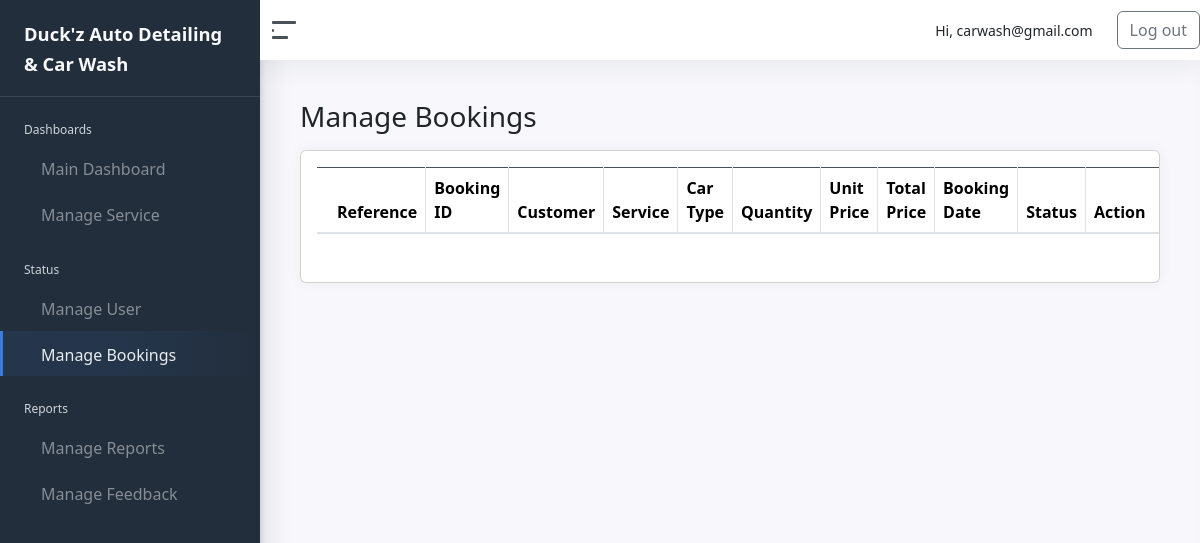
Before: /admin/manage_bookings.php (signed in) with the older database file.
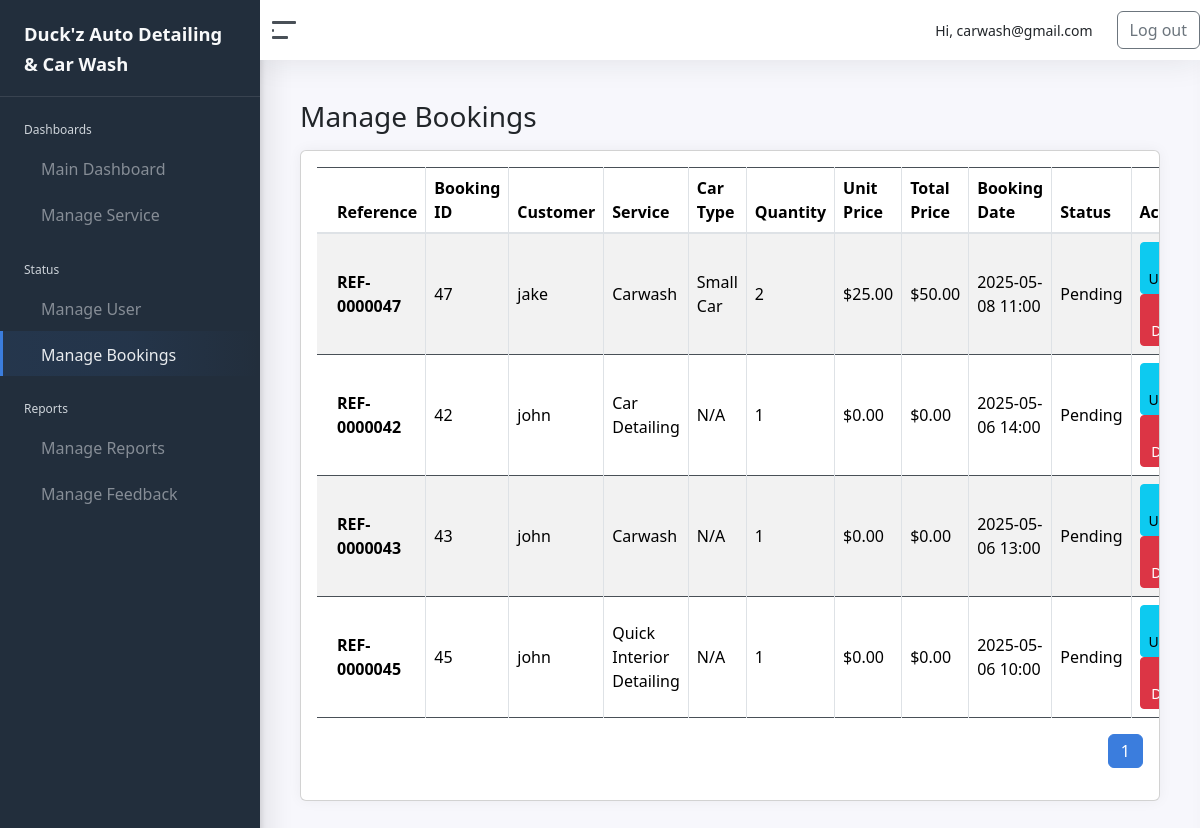
After: the same page with the newer database file.
### tables this page shows
CREATE TABLE `bookings` (
  `BookingID` int(11) NOT NULL,
  `CustomerID` int(11) NOT NULL,
  `ServiceID` int(11) NOT NULL,
  `BookingDate` datetime DEFAULT current_timestamp(),
  `StatusID` int(11) DEFAULT 1,
  `NumberOfCars` int(11) DEFAULT 1,
  `CarType` varchar(50) DEFAULT NULL,
  `CarQuantity` int(11) NOT NULL DEFAULT 1,
  `CarTypeID` int(11) NOT NULL
);

CREATE TABLE `customer` (
  `CustomerID` int(11) NOT NULL,
  `Username` varchar(50) NOT NULL,
  `EmailAddress` varchar(100) NOT NULL,
  `Age` int(11) DEFAULT NULL,
  `Password` varchar(255) NOT NULL,
  `ConfirmPassword` varchar(255) NOT NULL,
  `ProfilePicture` varchar(255) DEFAULT NULL,
  `ServiceID` int(11) DEFAULT NULL,
  `BookingDate` datetime DEFAULT NULL,
  `StatusID` int(11) DEFAULT 1,
  `is_google_user` tinyint(1) DEFAULT 0,
  `Status` enum('Active','Blocked') NOT NULL DEFAULT 'Active',
  `otp_code` varchar(6) DEFAULT NULL,
  `otp_expires_at` datetime DEFAULT NULL
);

CREATE TABLE `service` (
  `ServiceID` int(11) NOT NULL,
  `ServiceName` varchar(100) NOT NULL,
  `Description` text DEFAULT NULL,
  `ImagePath` varchar(255) DEFAULT NULL,
  `BasePrice` decimal(10,2) NOT NULL DEFAULT 0.00
);

CREATE TABLE `car_types` (
  `CarTypeID` int(11) NOT NULL,
  `TypeName` varchar(50) NOT NULL,
  `Description` varchar(255) DEFAULT NULL,
  `BasePrice` decimal(10,2) NOT NULL,
  `EstimatedDuration` int(11) NOT NULL COMMENT 'Duration in minutes'
);

CREATE TABLE `status` (
  `StatusID` int(11) NOT NULL,
  `StatusName` varchar(20) NOT NULL
);

### admin/includes/reference.php (called while the page is built)
<?php
function generateBookingReference($bookingID) {
    return 'REF-' . str_pad($bookingID, 7, '0', STR_PAD_LEFT);
}
?>

### admin/manage_bookings.php (the view, shortened to what this page needs)
<?php
require_once '../connection/conn.php';
require_once 'includes/reference.php';
$limit = 10;
$page = max((int)($_GET['page'] ?? 1), 1);
$offset = ($page - 1) * $limit;
$totalBookings = mysqli_fetch_assoc(mysqli_query($conn, "SELECT COUNT(*) AS total FROM bookings"))['total'];
$totalPages = ceil($totalBookings / $limit);
$query = "
    SELECT
        b.BookingID,
        b.BookingDate,
        b.StatusID,
        c.Username AS CustomerName,
        s.ServiceName,
        st.StatusName,
        ct.TypeName AS CarType,
        b.CarQuantity,
        ct.BasePrice,
        (b.CarQuantity * ct.BasePrice) AS TotalPrice
    FROM bookings b
    JOIN customer c ON b.CustomerID = c.CustomerID
    JOIN service s ON b.ServiceID = s.ServiceID
    JOIN status st ON b.StatusID = st.StatusID
    LEFT JOIN car_types ct ON b.CarTypeID = ct.CarTypeID
    ORDER BY b.BookingDate DESC
    LIMIT $limit OFFSET $offset
";
$result = mysqli_query($conn, $query);
?>
<!DOCTYPE html>
<html lang="en">
<?php include 'includes/head.php'; ?>
<body>
<div class="wrapper">
    <?php include 'includes/sidebar.php'; ?>
    <div class="main">
        <?php include 'includes/navbar.php'; ?>
        <main class="content">
            <div class="container-fluid p-0">
                <h1 class="h3 mb-3">Manage Bookings</h1>
                <div class="card">
                    <div class="card-body table-responsive">
                        <table class="table table-striped table-bordered">
                            <thead>
                                <tr>
                                    <th>Reference</th>
                                    <th>Booking ID</th>
                                    <th>Customer</th>
                                    <th>Service</th>
                                    <th>Car Type</th>
                                    <th>Quantity</th>
                                    <th>Unit Price</th>
                                    <th>Total Price</th>
                                    <th>Booking Date</th>
                                    <th>Status</th>
                                    <th>Action</th>
                                </tr>
                            </thead>
                            <tbody>
                                <?php while ($row = mysqli_fetch_assoc($result)) : ?>
                                    <tr>
                                        <td><strong><?= generateBookingReference($row['BookingID']); ?></strong></td>
                                        <td><?= $row['BookingID']; ?></td>
                                        <td><?= htmlspecialchars($row['CustomerName']); ?></td>
                                        <td><?= htmlspecialchars($row['ServiceName']); ?></td>
                                        <td><?= htmlspecialchars($row['CarType'] ?? 'N/A'); ?></td>
                                        <td><?= $row['CarQuantity']; ?></td>
                                        <td>$<?= number_format($row['BasePrice'] ?? 0, 2); ?></td>
                                        <td>$<?= number_format($row['TotalPrice'] ?? 0, 2); ?></td>
                                        <td><?= date('Y-m-d H:i', strtotime($row['BookingDate'])); ?></td>
                                        <td><?= htmlspecialchars($row['StatusName']); ?></td>
                                        <td>
                                            <button class="btn btn-info btn-sm" onclick="editBooking(<?= $row['BookingID']; ?>)" data-bs-toggle="modal" data-bs-target="#updateStatusModal">
                                                <i class="fa fa-edit"></i> Update
                                            </button>
                                            <button class="btn btn-danger btn-sm" onclick="setDeleteBookingID(<?= $row['BookingID']; ?>)" data-bs-toggle="modal" data-bs-target="#deleteBookingModal">
                                                <i class="fa fa-trash"></i> Delete
                                            </button>
                                        </td>
                                    </tr>
                                <?php endwhile; ?>
                            </tbody>
                        </table>
                        <div class="d-flex justify-content-end mt-3">
                            <nav>
                                <ul class="pagination">
                                    <?php for ($i = 1; $i <= $totalPages; $i++): ?>
                                        <li class="page-item <?= ($i == $page) ? 'active' : ''; ?>">
                                            <a class="page-link" href="?page=<?= $i; ?>"><?= $i; ?></a>
                                        </li>
                                    <?php endfor; ?>
                                </ul>
                            </nav>
                        </div>
                    </div>
                </div>
            </div>
        </main>
    </div>
</div>
<link href="https://cdn.jsdelivr.net/npm/bootstrap@5.3.3/dist/css/bootstrap.min.css" rel="stylesheet">
</body>
</html>

### admin/includes/head.php (shortened to what this page needs)
<head>
    <link rel="stylesheet" href="css/admin-style.css">
	<link href="css/app.css" rel="stylesheet">
	<link rel="stylesheet" type="text/css" href="css/datatables.min.css"/>
<link rel="stylesheet" href="https://cdnjs.cloudflare.com/ajax/libs/font-awesome/6.4.0/css/all.min.css">
<link href="https://cdn.jsdelivr.net/npm/bootstrap@5.3.0/dist/css/bootstrap.min.css" rel="stylesheet">
<link rel="stylesheet" href="https://cdnjs.cloudflare.com/ajax/libs/font-awesome/6.5.0/css/all.min.css">
<link href="https://cdn.jsdelivr.net/npm/bootstrap@5.3.0/dist/css/bootstrap.min.css" rel="stylesheet">
</head>

### admin/includes/sidebar.php (shortened to what this page needs)
	<nav id="sidebar" class="sidebar">
		<div class="sidebar-content js-simplebar">
			<a class="sidebar-brand" href="index.php">
        				<span class="align-middle">Duck'z Auto Detailing & Car Wash</span>
      			</a>
		<ul class="sidebar-nav">
			<li class="sidebar-header">
				Dashboards
			</li>
		<li class="sidebar-item <?php if(basename($_SERVER['PHP_SELF']) == 'dashboard.php'){echo 'active';} ?>">
			<a class="sidebar-link" href="dashboard.php">
					<span class="align-middle">Main Dashboard</span>
			</a>
		</li>
		<li class="sidebar-item <?php if(basename($_SERVER['PHP_SELF']) == 'manage_services.php'){echo 'active';} ?>" >
			<a class="sidebar-link" href="manage_services.php">
					<span class="align-middle">Manage Service</span>
          		</a>
			</li>
			<li class="sidebar-header">
				Status
			</li>
		<li class="sidebar-item <?php if(basename($_SERVER['PHP_SELF']) == 'manage_user.php'){echo 'active';} ?>">
			<a class="sidebar-link" href="manage_user.php">
					<span class="align-middle">Manage User</span>
          		</a>
		</li>
		<li class="sidebar-item <?php if(basename($_SERVER['PHP_SELF']) == 'manage_bookings.php'){echo 'active';} ?>">
			<a class="sidebar-link" href="manage_bookings.php">
					<span class="align-middle">Manage Bookings</span>
          		</a>
		</li>
			<li class="sidebar-header">
				Reports
			</li>
			<li class="sidebar-item <?php if(basename($_SERVER['PHP_SELF']) == 'manage_reports.php'){echo 'active';} ?>">
			<a class="sidebar-link" href="manage_reports.php">
					<span class="align-middle">Manage Reports</span>
          		</a>
		</li>
		<li class="sidebar-item <?php if(basename($_SERVER['PHP_SELF']) == 'manage_feedback.php'){echo 'active';} ?>">
			<a class="sidebar-link" href="manage_feedback.php">
					<span class="align-middle">Manage Feedback</span>
          		</a>
		</li>
		</ul>
	</div>
</nav>

### admin/includes/navbar.php (shortened to what this page needs)
<nav class="navbar navbar-expand navbar-light navbar-bg">
   <a class="sidebar-toggle d-flex">
      <i class="hamburger align-self-center"></i>
   </a>
   <div class="navbar-collapse collapse justify-content-end">
      <ul class="navbar-nav navbar-align d-flex align-items-center">
         <li class="nav-item me-3">
            <span class="nav-link text-dark">
               Hi, <?php echo $_SESSION["email"]; ?>
            </span>
         </li>
         <li class="nav-item">
            <a href="#" class="btn btn-outline-secondary" id="logout-btn">
               <i class='bx bx-log-out'></i> Log out
            </a>
         </li>
      </ul>
   </div>
</nav>

### admin/css/admin-style.css (style rules this page uses)
html { scroll-behavior: smooth; }
body { background-color: #f8f9fa; font-family: 'Segoe UI', Tahoma, Geneva, Verdana, sans-serif; color: #333; }
.content { max-height: 100vh; overflow-y: auto; }
.wrapper { height: 100vh; }
.main { flex: 1; overflow-y: auto; padding-bottom: 50px; height: calc(100vh - 60px); }
.card { border: 1px solid #ddd; margin-bottom: 20px; transition: transform 0.3s ease-in-out, box-shadow 0.3s ease; border-radius: 10px; opacity: 0; animation: fadeInUp 0.8s forwards; }
.card-body { padding: 20px; background-color: #ffffff; border-radius: 10px; }
#sidebar.sidebar { position: relative; top: 0; left: 0; height: 100%; width: 250px; background-color: #343a40; color: #ffffff; z-index: 1000; overflow-y: auto; padding-bottom: 10px; transition: width 0.3s ease; box-shadow: 2px 0 5px rgba(0, 0, 0, 0.1); }
.sidebar-brand { font-size: 1.1rem; font-weight: bold; padding: 15px 0; color: #ffffff; text-decoration: none; border-bottom: 1px solid rgba(255,255,255,0.1); }
.navbar { position: relative; top: 0; left: auto; right: 0; height: 60px; background-color: #f8f9fa; border-bottom: 1px solid #dee2e6; z-index: 1050; display: flex; align-items: center; padding: 0 20px; transition: left 0.3s ease; }
.sidebar-toggle { cursor: pointer; padding: 8px 12px; font-size: 20px; color: #333; }
.navbar-align { margin-left: auto; }
.navbar-nav .nav-item .nav-link { color: #333; font-weight: 500; font-size: 14px; }

Changed rows visible on the page:
added bookings: BookingID "REF-0000047", BookingID "47", CustomerID.Username "jake", ServiceID.ServiceName "Carwash", CarTypeID.TypeName "Small Car", CarQuantity "2", CarTypeID.BasePrice "25.00", TotalPrice "50.00", BookingDate "2025-05-08 11:00", StatusID.StatusName "Pending"
added bookings: BookingID "REF-0000042", BookingID "42", CustomerID.Username "john", ServiceID.ServiceName "Car Detailing", CarType "N/A", CarQuantity "1", BasePrice "0.00", TotalPrice "0.00", BookingDate "2025-05-06 14:00", StatusID.StatusName "Pending"
added bookings: BookingID "REF-0000043", BookingID "43", CustomerID.Username "john", ServiceID.ServiceName "Carwash", CarType "N/A", CarQuantity "1", BasePrice "0.00", TotalPrice "0.00", BookingDate "2025-05-06 13:00", StatusID.StatusName "Pending"
added bookings: BookingID "REF-0000045", BookingID "45", CustomerID.Username "john", ServiceID.ServiceName "Quick Interior Detailing", CarType "N/A", CarQuantity "1", BasePrice "0.00", TotalPrice "0.00", BookingDate "2025-05-06 10:00", StatusID.StatusName "Pending"
Other visible differences:
new list line: "1"
